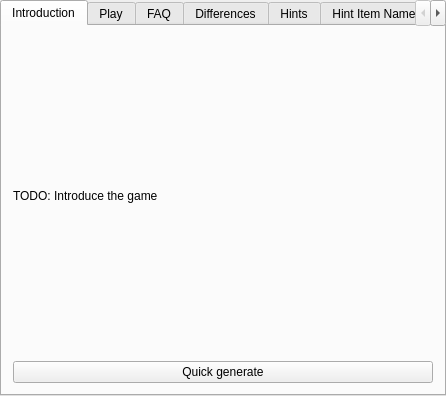
<?xml version="1.0" encoding="UTF-8"?>
<ui version="4.0">
 <class>DreadGameTabWidget</class>
 <widget class="QTabWidget" name="DreadGameTabWidget">
  <property name="geometry">
   <rect>
    <x>0</x>
    <y>0</y>
    <width>446</width>
    <height>396</height>
   </rect>
  </property>
  <property name="currentIndex">
   <number>0</number>
  </property>
  <widget class="QWidget" name="tab_intro">
   <attribute name="title">
    <string>Introduction</string>
   </attribute>
   <layout class="QVBoxLayout" name="verticalLayout">
    <item>
     <widget class="QLabel" name="intro_label">
      <property name="text">
       <string>&lt;html&gt;&lt;head/&gt;&lt;body&gt;&lt;p&gt;TODO: Introduce the game&lt;/p&gt;&lt;/body&gt;&lt;/html&gt;</string>
      </property>
     </widget>
    </item>
    <item>
     <widget class="QPushButton" name="quick_generate_button">
      <property name="text">
       <string>Quick generate</string>
      </property>
     </widget>
    </item>
   </layout>
  </widget>
  <widget class="GenerateGameWidget" name="tab_generate_game">
   <attribute name="title">
    <string>Play</string>
   </attribute>
  </widget>
  <widget class="QWidget" name="faq_tab">
   <attribute name="title">
    <string>FAQ</string>
   </attribute>
   <layout class="QGridLayout" name="faq_layout">
    <property name="leftMargin">
     <number>0</number>
    </property>
    <property name="topMargin">
     <number>0</number>
    </property>
    <property name="rightMargin">
     <number>0</number>
    </property>
    <property name="bottomMargin">
     <number>0</number>
    </property>
    <item row="0" column="0">
     <widget class="QScrollArea" name="faq_scroll_area">
      <property name="widgetResizable">
       <bool>true</bool>
      </property>
      <widget class="QWidget" name="faq_scroll_area_contents">
       <property name="geometry">
        <rect>
         <x>0</x>
         <y>0</y>
         <width>440</width>
         <height>371</height>
        </rect>
       </property>
       <layout class="QGridLayout" name="gridLayout_8">
        <item row="0" column="0">
         <widget class="QLabel" name="faq_label">
          <property name="text">
           <string># updated from code</string>
          </property>
          <property name="alignment">
           <set>Qt::AlignLeading|Qt::AlignLeft|Qt::AlignTop</set>
          </property>
          <property name="wordWrap">
           <bool>true</bool>
          </property>
         </widget>
        </item>
       </layout>
      </widget>
     </widget>
    </item>
   </layout>
  </widget>
  <widget class="QWidget" name="differences_tab">
   <attribute name="title">
    <string>Differences</string>
   </attribute>
   <layout class="QVBoxLayout" name="differences_tab_layout">
    <property name="leftMargin">
     <number>0</number>
    </property>
    <property name="topMargin">
     <number>0</number>
    </property>
    <property name="rightMargin">
     <number>0</number>
    </property>
    <property name="bottomMargin">
     <number>0</number>
    </property>
    <item>
     <widget class="QScrollArea" name="differences_scroll_area">
      <property name="widgetResizable">
       <bool>true</bool>
      </property>
      <widget class="QWidget" name="differences_scroll_contents">
       <property name="geometry">
        <rect>
         <x>0</x>
         <y>0</y>
         <width>440</width>
         <height>371</height>
        </rect>
       </property>
       <layout class="QVBoxLayout" name="differences_scroll_layout_3">
        <item>
         <widget class="QLabel" name="differences_label">
          <property name="text">
           <string>&lt;html&gt;&lt;head/&gt;&lt;body&gt;&lt;p&gt;Randovania makes some changes to the original game in order to improve the game experience or to simply fix bugs in the original game.&lt;/p&gt;&lt;p&gt;Many of these changes are optional and can be disabled in the many options Randovania provides, but the following are &lt;span style=&quot; font-weight:600;&quot;&gt;always&lt;/span&gt; there:&lt;/p&gt;&lt;ul style=&quot;margin-top: 0px; margin-bottom: 0px; margin-left: 0px; margin-right: 0px; -qt-list-indent: 1;&quot;&gt;&lt;li style=&quot; margin-top:12px; margin-bottom:12px; margin-left:0px; margin-right:0px; -qt-block-indent:0; text-indent:0px;&quot;&gt;White and Yellow EMMis are patrolling their zones by default, with no cutscene based first encounter. Please note this makes where you would first encounter them significantly harder to navigate.&lt;/li&gt;&lt;li style=&quot; margin-top:12px; margin-bottom:12px; margin-left:0px; margin-right:0px; -qt-block-indent:0; text-indent:0px;&quot;&gt;Blue and Purple EMMIs do not require the X to be released (Quiet Robe does nothing in the original game!).&lt;/li&gt;&lt;li style=&quot; margin-top:12px; margin-bottom:12px; margin-left:0px; margin-right:0px; -qt-block-indent:0; text-indent:0px;&quot;&gt;Checkpoints for collecting items in major locations, such as Charge Beam room, were removed in order to avoid softlocks.&lt;/li&gt;&lt;li style=&quot; margin-top:12px; margin-bottom:12px; margin-left:0px; margin-right:0px; -qt-block-indent:0; text-indent:0px;&quot;&gt;Checkpoints after defeating Corpius and Kraid were removed in order to avoid softlocks.&lt;/li&gt;&lt;li style=&quot; margin-top:12px; margin-bottom:12px; margin-left:0px; margin-right:0px; -qt-block-indent:0; text-indent:0px;&quot;&gt;Raven Beak takes damage consistently between all beams and missiles, in order to not incentivize players to avoid picking an upgrade.&lt;/li&gt;&lt;/ul&gt;&lt;/body&gt;&lt;/html&gt;</string>
          </property>
          <property name="alignment">
           <set>Qt::AlignLeading|Qt::AlignLeft|Qt::AlignTop</set>
          </property>
          <property name="wordWrap">
           <bool>true</bool>
          </property>
         </widget>
        </item>
       </layout>
      </widget>
     </widget>
    </item>
   </layout>
  </widget>
  <widget class="QWidget" name="hints_tab">
   <attribute name="title">
    <string>Hints</string>
   </attribute>
   <layout class="QVBoxLayout" name="hints_tab_layout">
    <property name="spacing">
     <number>0</number>
    </property>
    <property name="leftMargin">
     <number>0</number>
    </property>
    <property name="topMargin">
     <number>0</number>
    </property>
    <property name="rightMargin">
     <number>0</number>
    </property>
    <property name="bottomMargin">
     <number>0</number>
    </property>
    <item>
     <widget class="QScrollArea" name="hints_scroll_area">
      <property name="widgetResizable">
       <bool>true</bool>
      </property>
      <widget class="QWidget" name="hints_scroll_area_contents">
       <property name="geometry">
        <rect>
         <x>0</x>
         <y>0</y>
         <width>440</width>
         <height>371</height>
        </rect>
       </property>
       <layout class="QVBoxLayout" name="hints_scroll_layout">
        <item>
         <widget class="QLabel" name="hints_label">
          <property name="text">
           <string>&lt;html&gt;&lt;head/&gt;&lt;body&gt;&lt;p align=&quot;justify&quot;&gt;In Metroid Dread, you can find hints from the following sources:&lt;/p&gt;&lt;p align=&quot;justify&quot;&gt;&lt;span style=&quot; font-weight:600;&quot;&gt;Network Station&lt;/span&gt;: Contains one unique item hint per station. A single item can't be hinted twice by two network stations.&lt;/p&gt;&lt;hr/&gt;&lt;p align=&quot;justify&quot;&gt;For more details with how hints are assigned, check Metroid Prime 2: Echoes page. Hints assigned to Network Stations follow the same logic as item hints assigned to Luminoth Lore.&lt;/p&gt;&lt;/body&gt;&lt;/html&gt;</string>
          </property>
          <property name="alignment">
           <set>Qt::AlignLeading|Qt::AlignLeft|Qt::AlignTop</set>
          </property>
          <property name="wordWrap">
           <bool>true</bool>
          </property>
         </widget>
        </item>
       </layout>
      </widget>
     </widget>
    </item>
   </layout>
  </widget>
  <widget class="QWidget" name="hint_item_names_tab">
   <attribute name="title">
    <string>Hint Item Names</string>
   </attribute>
   <layout class="QVBoxLayout" name="hint_item_names_layout">
    <property name="spacing">
     <number>0</number>
    </property>
    <property name="leftMargin">
     <number>0</number>
    </property>
    <property name="topMargin">
     <number>0</number>
    </property>
    <property name="rightMargin">
     <number>0</number>
    </property>
    <property name="bottomMargin">
     <number>0</number>
    </property>
    <item>
     <widget class="QScrollArea" name="hint_item_names_scroll_area">
      <property name="widgetResizable">
       <bool>true</bool>
      </property>
      <property name="alignment">
       <set>Qt::AlignLeading|Qt::AlignLeft|Qt::AlignTop</set>
      </property>
      <widget class="QWidget" name="hint_item_names_scroll_contents">
       <property name="geometry">
        <rect>
         <x>0</x>
         <y>0</y>
         <width>440</width>
         <height>371</height>
        </rect>
       </property>
       <layout class="QVBoxLayout" name="hint_item_names_scroll_layout">
        <item>
         <widget class="QLabel" name="hint_item_names_label">
          <property name="text">
           <string>&lt;html&gt;&lt;head/&gt;&lt;body&gt;&lt;p&gt;When items are referenced in a hint, multiple names can be used depending on how precise the hint is. These additional names are not used by hints in Metroid Dread, but can be used if hinted by another game such as Metroid Prime 2: Echoes.&lt;/p&gt;&lt;p&gt;The names each item can use are the following: &lt;/p&gt;&lt;/body&gt;&lt;/html&gt;</string>
          </property>
          <property name="alignment">
           <set>Qt::AlignLeading|Qt::AlignLeft|Qt::AlignTop</set>
          </property>
          <property name="wordWrap">
           <bool>true</bool>
          </property>
         </widget>
        </item>
        <item>
         <widget class="QTableWidget" name="hint_item_names_tree_widget">
          <property name="editTriggers">
           <set>QAbstractItemView::NoEditTriggers</set>
          </property>
          <property name="sortingEnabled">
           <bool>true</bool>
          </property>
          <column>
           <property name="text">
            <string>Item</string>
           </property>
          </column>
          <column>
           <property name="text">
            <string>Precise Category</string>
           </property>
          </column>
          <column>
           <property name="text">
            <string>General Category</string>
           </property>
          </column>
          <column>
           <property name="text">
            <string>Broad Category</string>
           </property>
          </column>
         </widget>
        </item>
       </layout>
      </widget>
     </widget>
    </item>
   </layout>
  </widget>
  <widget class="QWidget" name="hint_locations_tab">
   <attribute name="title">
    <string>Hints Locations</string>
   </attribute>
   <layout class="QVBoxLayout" name="hint_tab_layout">
    <property name="leftMargin">
     <number>0</number>
    </property>
    <property name="topMargin">
     <number>0</number>
    </property>
    <property name="rightMargin">
     <number>0</number>
    </property>
    <property name="bottomMargin">
     <number>0</number>
    </property>
    <item>
     <widget class="QScrollArea" name="hint_locations_scroll_area">
      <property name="widgetResizable">
       <bool>true</bool>
      </property>
      <property name="alignment">
       <set>Qt::AlignLeading|Qt::AlignLeft|Qt::AlignTop</set>
      </property>
      <widget class="QWidget" name="hint_locations_scroll_contents">
       <property name="geometry">
        <rect>
         <x>0</x>
         <y>0</y>
         <width>440</width>
         <height>371</height>
        </rect>
       </property>
       <layout class="QVBoxLayout" name="hint_scroll_layout">
        <item>
         <widget class="QLabel" name="hint_locations_label">
          <property name="text">
           <string>&lt;html&gt;&lt;head/&gt;&lt;body&gt;&lt;p&gt;Hints
                                                are placed in the game by replacing Logbook scans. The
                                                following are the scans that may have a hint added to
                                                them:&lt;/p&gt;&lt;/body&gt;&lt;/html&gt;
                                            </string>
          </property>
          <property name="alignment">
           <set>Qt::AlignLeading|Qt::AlignLeft|Qt::AlignTop</set>
          </property>
          <property name="wordWrap">
           <bool>true</bool>
          </property>
         </widget>
        </item>
        <item>
         <widget class="QTreeWidget" name="hint_locations_tree_widget">
          <column>
           <property name="text">
            <string>Location</string>
           </property>
          </column>
         </widget>
        </item>
       </layout>
      </widget>
     </widget>
    </item>
   </layout>
  </widget>
 </widget>
 <layoutdefault spacing="6" margin="11"/>
 <customwidgets>
  <customwidget>
   <class>GenerateGameWidget</class>
   <extends>QWidget</extends>
   <header location="global">randovania/gui/widgets/generate_game_widget.h</header>
   <container>1</container>
  </customwidget>
 </customwidgets>
 <resources/>
 <connections/>
</ui>
